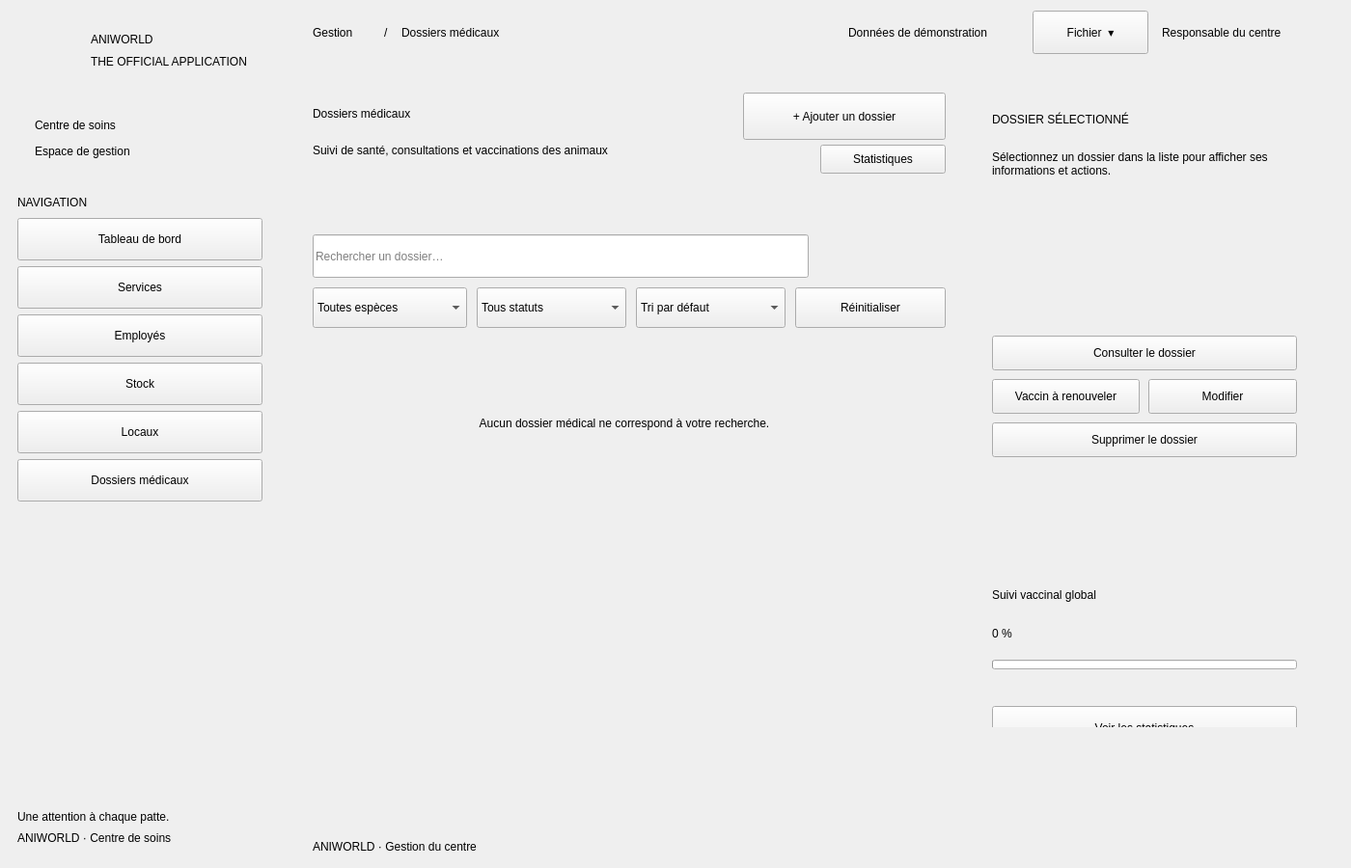
<?xml version="1.0" encoding="UTF-8"?>
<ui version="4.0">
  <class>MedicalWidget</class>
  <widget class="QMainWindow" name="MedicalWidget">
    <property name="geometry">
      <rect><x>0</x><y>0</y><width>1400</width><height>900</height></rect>
    </property>
    <property name="minimumSize">
      <size><width>1100</width><height>800</height></size>
    </property>
    <property name="windowTitle">
      <string>ANIWORLD — Gestion du centre</string>
    </property>
    <widget class="QWidget" name="centralwidget">
      <property name="geometry">
        <rect><x>0</x><y>0</y><width>1400</width><height>900</height></rect>
      </property>
      <widget class="QWidget" name="sidebar">
        <property name="geometry">
          <rect><x>0</x><y>0</y><width>290</width><height>900</height></rect>
        </property>
        <widget class="QLabel" name="logoIcon">
          <property name="geometry">
            <rect><x>24</x><y>26</y><width>56</width><height>56</height></rect>
          </property>
          <property name="alignment">
            <set>Qt::AlignCenter</set>
          </property>
        </widget>
        <widget class="QLabel" name="brandName">
          <property name="geometry">
            <rect><x>94</x><y>26</y><width>180</width><height>30</height></rect>
          </property>
          <property name="text">
            <string>ANIWORLD</string>
          </property>
        </widget>
        <widget class="QLabel" name="brandTag">
          <property name="geometry">
            <rect><x>94</x><y>56</y><width>180</width><height>16</height></rect>
          </property>
          <property name="text">
            <string>THE OFFICIAL APPLICATION</string>
          </property>
        </widget>
        <widget class="QFrame" name="sectionCard">
          <property name="geometry">
            <rect><x>18</x><y>106</y><width>254</width><height>70</height></rect>
          </property>
          <widget class="QLabel" name="sectionTitle">
            <property name="geometry">
              <rect><x>18</x><y>10</y><width>218</width><height>27</height></rect>
            </property>
            <property name="text">
              <string>Centre de soins</string>
            </property>
          </widget>
          <widget class="QLabel" name="sectionSub">
            <property name="geometry">
              <rect><x>18</x><y>40</y><width>218</width><height>22</height></rect>
            </property>
            <property name="text">
              <string>Espace de gestion</string>
            </property>
          </widget>
        </widget>
        <widget class="QLabel" name="navLabel">
          <property name="geometry">
            <rect><x>18</x><y>202</y><width>254</width><height>16</height></rect>
          </property>
          <property name="text">
            <string>NAVIGATION</string>
          </property>
        </widget>
        <widget class="QPushButton" name="btnNavDashboard">
          <property name="geometry">
            <rect><x>18</x><y>226</y><width>254</width><height>44</height></rect>
          </property>
          <property name="text">
            <string>Tableau de bord</string>
          </property>
          <property name="cursor">
            <cursorShape>PointingHandCursor</cursorShape>
          </property>
          <property name="icon">
            <iconset resource="../../resources/resources.qrc"><normaloff>:/medical-icons/dashboard.svg</normaloff>:/medical-icons/dashboard.svg</iconset>
          </property>
          <property name="iconSize">
            <size><width>20</width><height>20</height></size>
          </property>
          <property name="active" stdset="0">
            <bool>false</bool>
          </property>
        </widget>
        <widget class="QPushButton" name="btnNavServices">
          <property name="geometry">
            <rect><x>18</x><y>276</y><width>254</width><height>44</height></rect>
          </property>
          <property name="text">
            <string>Services</string>
          </property>
          <property name="cursor">
            <cursorShape>PointingHandCursor</cursorShape>
          </property>
          <property name="icon">
            <iconset resource="../../resources/resources.qrc"><normaloff>:/medical-icons/services.svg</normaloff>:/medical-icons/services.svg</iconset>
          </property>
          <property name="iconSize">
            <size><width>20</width><height>20</height></size>
          </property>
          <property name="active" stdset="0">
            <bool>false</bool>
          </property>
        </widget>
        <widget class="QPushButton" name="btnNavEmployees">
          <property name="geometry">
            <rect><x>18</x><y>326</y><width>254</width><height>44</height></rect>
          </property>
          <property name="text">
            <string>Employés</string>
          </property>
          <property name="cursor">
            <cursorShape>PointingHandCursor</cursorShape>
          </property>
          <property name="icon">
            <iconset resource="../../resources/resources.qrc"><normaloff>:/medical-icons/employees.svg</normaloff>:/medical-icons/employees.svg</iconset>
          </property>
          <property name="iconSize">
            <size><width>20</width><height>20</height></size>
          </property>
          <property name="active" stdset="0">
            <bool>false</bool>
          </property>
        </widget>
        <widget class="QPushButton" name="btnNavStock">
          <property name="geometry">
            <rect><x>18</x><y>376</y><width>254</width><height>44</height></rect>
          </property>
          <property name="text">
            <string>Stock</string>
          </property>
          <property name="cursor">
            <cursorShape>PointingHandCursor</cursorShape>
          </property>
          <property name="icon">
            <iconset resource="../../resources/resources.qrc"><normaloff>:/medical-icons/stock.svg</normaloff>:/medical-icons/stock.svg</iconset>
          </property>
          <property name="iconSize">
            <size><width>20</width><height>20</height></size>
          </property>
          <property name="active" stdset="0">
            <bool>false</bool>
          </property>
        </widget>
        <widget class="QPushButton" name="btnNavPremises">
          <property name="geometry">
            <rect><x>18</x><y>426</y><width>254</width><height>44</height></rect>
          </property>
          <property name="text">
            <string>Locaux</string>
          </property>
          <property name="cursor">
            <cursorShape>PointingHandCursor</cursorShape>
          </property>
          <property name="icon">
            <iconset resource="../../resources/resources.qrc"><normaloff>:/medical-icons/premises.svg</normaloff>:/medical-icons/premises.svg</iconset>
          </property>
          <property name="iconSize">
            <size><width>20</width><height>20</height></size>
          </property>
          <property name="active" stdset="0">
            <bool>false</bool>
          </property>
        </widget>
        <widget class="QPushButton" name="btnNavRecords">
          <property name="geometry">
            <rect><x>18</x><y>476</y><width>254</width><height>44</height></rect>
          </property>
          <property name="text">
            <string>Dossiers médicaux</string>
          </property>
          <property name="cursor">
            <cursorShape>PointingHandCursor</cursorShape>
          </property>
          <property name="icon">
            <iconset resource="../../resources/resources.qrc"><normaloff>:/medical-icons/records.svg</normaloff>:/medical-icons/records.svg</iconset>
          </property>
          <property name="iconSize">
            <size><width>20</width><height>20</height></size>
          </property>
          <property name="active" stdset="0">
            <bool>true</bool>
          </property>
        </widget>
        <widget class="QLabel" name="sloganLabel">
          <property name="geometry">
            <rect><x>18</x><y>838</y><width>254</width><height>18</height></rect>
          </property>
          <property name="text">
            <string>Une attention à chaque patte.</string>
          </property>
        </widget>
        <widget class="QLabel" name="sloganSub">
          <property name="geometry">
            <rect><x>18</x><y>860</y><width>254</width><height>18</height></rect>
          </property>
          <property name="text">
            <string>ANIWORLD · Centre de soins</string>
          </property>
        </widget>
      </widget>
      <widget class="QWidget" name="mainContent">
        <property name="geometry">
          <rect><x>290</x><y>0</y><width>1110</width><height>900</height></rect>
        </property>
        <widget class="QWidget" name="topBar">
          <property name="geometry">
            <rect><x>0</x><y>0</y><width>1110</width><height>68</height></rect>
          </property>
          <widget class="QLabel" name="crumbGestion">
            <property name="geometry">
              <rect><x>34</x><y>22</y><width>70</width><height>24</height></rect>
            </property>
            <property name="text">
              <string>Gestion</string>
            </property>
          </widget>
          <widget class="QLabel" name="crumbSep">
            <property name="geometry">
              <rect><x>108</x><y>22</y><width>14</width><height>24</height></rect>
            </property>
            <property name="text">
              <string>/</string>
            </property>
          </widget>
          <widget class="QLabel" name="crumbCurrent">
            <property name="geometry">
              <rect><x>126</x><y>22</y><width>180</width><height>24</height></rect>
            </property>
            <property name="text">
              <string>Dossiers médicaux</string>
            </property>
          </widget>
          <widget class="QLabel" name="demoBadge">
            <property name="geometry">
              <rect><x>556</x><y>10</y><width>210</width><height>48</height></rect>
            </property>
            <property name="text">
              <string>Données de démonstration</string>
            </property>
            <property name="alignment">
              <set>Qt::AlignCenter</set>
            </property>
          </widget>
          <widget class="QPushButton" name="btnFile">
            <property name="geometry">
              <rect><x>780</x><y>11</y><width>120</width><height>45</height></rect>
            </property>
            <property name="text">
              <string>Fichier  ▾</string>
            </property>
            <property name="cursor">
              <cursorShape>PointingHandCursor</cursorShape>
            </property>
          </widget>
          <widget class="QLabel" name="roleLabel">
            <property name="geometry">
              <rect><x>914</x><y>22</y><width>170</width><height>24</height></rect>
            </property>
            <property name="text">
              <string>Responsable du centre</string>
            </property>
          </widget>
        </widget>
        <widget class="QWidget" name="pageArea">
          <property name="geometry">
            <rect><x>34</x><y>96</y><width>1042</width><height>752</height></rect>
          </property>
          <widget class="QWidget" name="recordsPage">
            <property name="geometry">
              <rect><x>0</x><y>0</y><width>656</width><height>752</height></rect>
            </property>
            <widget class="QLabel" name="pageTitle">
              <property name="geometry">
                <rect><x>0</x><y>0</y><width>436</width><height>44</height></rect>
              </property>
              <property name="text">
                <string>Dossiers médicaux</string>
              </property>
            </widget>
            <widget class="QLabel" name="pageSubtitle">
              <property name="geometry">
                <rect><x>0</x><y>50</y><width>656</width><height>20</height></rect>
              </property>
              <property name="text">
                <string>Suivi de santé, consultations et vaccinations des animaux</string>
              </property>
            </widget>
            <widget class="QPushButton" name="btnAdd">
              <property name="geometry">
                <rect><x>446</x><y>0</y><width>210</width><height>49</height></rect>
              </property>
              <property name="text">
                <string>+ Ajouter un dossier</string>
              </property>
              <property name="cursor">
                <cursorShape>PointingHandCursor</cursorShape>
              </property>
              <property name="big" stdset="0">
                <bool>true</bool>
              </property>
            </widget>
            <widget class="QLabel" name="chipTotal">
              <property name="geometry">
                <rect><x>0</x><y>90</y><width>110</width><height>39</height></rect>
              </property>
              <property name="text">
                <string></string>
              </property>
              <property name="alignment">
                <set>Qt::AlignCenter</set>
              </property>
              <property name="tone" stdset="0">
                <string>ok</string>
              </property>
            </widget>
            <widget class="QLabel" name="chipConsultations">
              <property name="geometry">
                <rect><x>120</x><y>90</y><width>130</width><height>39</height></rect>
              </property>
              <property name="text">
                <string></string>
              </property>
              <property name="alignment">
                <set>Qt::AlignCenter</set>
              </property>
              <property name="tone" stdset="0">
                <string>info</string>
              </property>
            </widget>
            <widget class="QLabel" name="chipUpToDate">
              <property name="geometry">
                <rect><x>260</x><y>90</y><width>90</width><height>39</height></rect>
              </property>
              <property name="text">
                <string></string>
              </property>
              <property name="alignment">
                <set>Qt::AlignCenter</set>
              </property>
              <property name="tone" stdset="0">
                <string>ok</string>
              </property>
            </widget>
            <widget class="QLabel" name="chipToRenew">
              <property name="geometry">
                <rect><x>360</x><y>90</y><width>145</width><height>39</height></rect>
              </property>
              <property name="text">
                <string></string>
              </property>
              <property name="alignment">
                <set>Qt::AlignCenter</set>
              </property>
              <property name="tone" stdset="0">
                <string>warn</string>
              </property>
            </widget>
            <widget class="QPushButton" name="btnStatsTop">
              <property name="geometry">
                <rect><x>526</x><y>54</y><width>130</width><height>30</height></rect>
              </property>
              <property name="text">
                <string>Statistiques</string>
              </property>
              <property name="cursor">
                <cursorShape>PointingHandCursor</cursorShape>
              </property>
            </widget>
            <widget class="QLineEdit" name="searchEdit">
              <property name="geometry">
                <rect><x>0</x><y>147</y><width>514</width><height>45</height></rect>
              </property>
              <property name="placeholderText">
                <string>Rechercher un dossier…</string>
              </property>
              <property name="clearButtonEnabled">
                <bool>true</bool>
              </property>
            </widget>
            <widget class="QComboBox" name="filterSpecies">
              <property name="geometry">
                <rect><x>0</x><y>202</y><width>160</width><height>42</height></rect>
              </property>
              <property name="cursor">
                <cursorShape>PointingHandCursor</cursorShape>
              </property>
              <item>
                <property name="text">
                  <string>Toutes espèces</string>
                </property>
              </item>
              <item>
                <property name="text">
                  <string>Chien</string>
                </property>
              </item>
              <item>
                <property name="text">
                  <string>Chat</string>
                </property>
              </item>
              <item>
                <property name="text">
                  <string>Lapin</string>
                </property>
              </item>
              <item>
                <property name="text">
                  <string>Oiseau</string>
                </property>
              </item>
            </widget>
            <widget class="QComboBox" name="filterVaccination">
              <property name="geometry">
                <rect><x>170</x><y>202</y><width>155</width><height>42</height></rect>
              </property>
              <property name="cursor">
                <cursorShape>PointingHandCursor</cursorShape>
              </property>
              <item>
                <property name="text">
                  <string>Tous statuts</string>
                </property>
              </item>
              <item>
                <property name="text">
                  <string>À jour</string>
                </property>
              </item>
              <item>
                <property name="text">
                  <string>À renouveler</string>
                </property>
              </item>
            </widget>
            <widget class="QComboBox" name="sortCombo">
              <property name="geometry">
                <rect><x>335</x><y>202</y><width>155</width><height>42</height></rect>
              </property>
              <property name="cursor">
                <cursorShape>PointingHandCursor</cursorShape>
              </property>
              <item>
                <property name="text">
                  <string>Tri par défaut</string>
                </property>
              </item>
              <item>
                <property name="text">
                  <string>Nom (A–Z)</string>
                </property>
              </item>
              <item>
                <property name="text">
                  <string>Date récente</string>
                </property>
              </item>
              <item>
                <property name="text">
                  <string>Propriétaire</string>
                </property>
              </item>
            </widget>
            <widget class="QPushButton" name="btnReset">
              <property name="geometry">
                <rect><x>500</x><y>202</y><width>156</width><height>42</height></rect>
              </property>
              <property name="text">
                <string>Réinitialiser</string>
              </property>
              <property name="cursor">
                <cursorShape>PointingHandCursor</cursorShape>
              </property>
            </widget>
            <widget class="QScrollArea" name="cardsScroll">
              <property name="geometry">
                <rect><x>0</x><y>263</y><width>656</width><height>489</height></rect>
              </property>
              <property name="frameShape">
                <enum>QFrame::NoFrame</enum>
              </property>
              <property name="horizontalScrollBarPolicy">
                <enum>Qt::ScrollBarAlwaysOff</enum>
              </property>
              <property name="widgetResizable">
                <bool>false</bool>
              </property>
              <widget class="QWidget" name="cardsContainer">
                <property name="geometry">
                  <rect><x>0</x><y>0</y><width>646</width><height>489</height></rect>
                </property>
                <widget class="QLabel" name="emptyLabel">
                  <property name="geometry">
                    <rect><x>0</x><y>0</y><width>646</width><height>160</height></rect>
                  </property>
                  <property name="text">
                    <string>Aucun dossier médical ne correspond à votre recherche.</string>
                  </property>
                  <property name="alignment">
                    <set>Qt::AlignCenter</set>
                  </property>
                </widget>
              </widget>
            </widget>
          </widget>
          <widget class="QWidget" name="detailPanel">
            <property name="geometry">
              <rect><x>682</x><y>0</y><width>360</width><height>658</height></rect>
            </property>
            <widget class="QFrame" name="selectedCard">
              <property name="geometry">
                <rect><x>0</x><y>0</y><width>360</width><height>434</height></rect>
              </property>
              <widget class="QLabel" name="eyebrow">
                <property name="geometry">
                  <rect><x>22</x><y>20</y><width>316</width><height>16</height></rect>
                </property>
                <property name="text">
                  <string>DOSSIER SÉLECTIONNÉ</string>
                </property>
              </widget>
              <widget class="QLabel" name="placeholderText">
                <property name="geometry">
                  <rect><x>22</x><y>44</y><width>316</width><height>60</height></rect>
                </property>
                <property name="text">
                  <string>Sélectionnez un dossier dans la liste pour afficher ses informations et actions.</string>
                </property>
                <property name="wordWrap">
                  <bool>true</bool>
                </property>
                <property name="visible">
                  <bool>false</bool>
                </property>
              </widget>
              <widget class="QWidget" name="detailContent">
                <property name="geometry">
                  <rect><x>22</x><y>44</y><width>316</width><height>390</height></rect>
                </property>
                <widget class="QLabel" name="panelTitle">
                  <property name="geometry">
                    <rect><x>0</x><y>0</y><width>316</width><height>36</height></rect>
                  </property>
                  <property name="text">
                    <string></string>
                  </property>
                </widget>
                <widget class="QLabel" name="statusPill">
                  <property name="geometry">
                    <rect><x>0</x><y>44</y><width>120</width><height>28</height></rect>
                  </property>
                  <property name="text">
                    <string></string>
                  </property>
                </widget>
                <widget class="QLabel" name="detailLine1">
                  <property name="geometry">
                    <rect><x>0</x><y>78</y><width>316</width><height>20</height></rect>
                  </property>
                  <property name="text">
                    <string></string>
                  </property>
                  <property name="wordWrap">
                    <bool>true</bool>
                  </property>
                </widget>
                <widget class="QLabel" name="detailLine2">
                  <property name="geometry">
                    <rect><x>0</x><y>102</y><width>316</width><height>36</height></rect>
                  </property>
                  <property name="text">
                    <string></string>
                  </property>
                  <property name="wordWrap">
                    <bool>true</bool>
                  </property>
                </widget>
                <widget class="QLabel" name="detailLine3">
                  <property name="geometry">
                    <rect><x>0</x><y>142</y><width>316</width><height>56</height></rect>
                  </property>
                  <property name="text">
                    <string></string>
                  </property>
                  <property name="wordWrap">
                    <bool>true</bool>
                  </property>
                </widget>
                <widget class="QPushButton" name="btnView">
                  <property name="geometry">
                    <rect><x>0</x><y>208</y><width>316</width><height>36</height></rect>
                  </property>
                  <property name="text">
                    <string>Consulter le dossier</string>
                  </property>
                  <property name="cursor">
                    <cursorShape>PointingHandCursor</cursorShape>
                  </property>
                </widget>
                <widget class="QPushButton" name="btnToggle">
                  <property name="geometry">
                    <rect><x>0</x><y>253</y><width>153</width><height>36</height></rect>
                  </property>
                  <property name="text">
                    <string>Vaccin à renouveler</string>
                  </property>
                  <property name="cursor">
                    <cursorShape>PointingHandCursor</cursorShape>
                  </property>
                </widget>
                <widget class="QPushButton" name="btnEdit">
                  <property name="geometry">
                    <rect><x>162</x><y>253</y><width>154</width><height>36</height></rect>
                  </property>
                  <property name="text">
                    <string>Modifier</string>
                  </property>
                  <property name="cursor">
                    <cursorShape>PointingHandCursor</cursorShape>
                  </property>
                </widget>
                <widget class="QPushButton" name="btnDelete">
                  <property name="geometry">
                    <rect><x>0</x><y>298</y><width>316</width><height>36</height></rect>
                  </property>
                  <property name="text">
                    <string>Supprimer le dossier</string>
                  </property>
                  <property name="cursor">
                    <cursorShape>PointingHandCursor</cursorShape>
                  </property>
                </widget>
              </widget>
            </widget>
            <widget class="QFrame" name="globalCard">
              <property name="geometry">
                <rect><x>0</x><y>488</y><width>360</width><height>215</height></rect>
              </property>
              <widget class="QLabel" name="panelSubTitle">
                <property name="geometry">
                  <rect><x>22</x><y>20</y><width>316</width><height>26</height></rect>
                </property>
                <property name="text">
                  <string>Suivi vaccinal global</string>
                </property>
              </widget>
              <widget class="QLabel" name="bigValue">
                <property name="geometry">
                  <rect><x>22</x><y>54</y><width>316</width><height>38</height></rect>
                </property>
                <property name="text">
                  <string>0 %</string>
                </property>
              </widget>
              <widget class="QProgressBar" name="globalBar">
                <property name="geometry">
                  <rect><x>22</x><y>100</y><width>316</width><height>10</height></rect>
                </property>
                <property name="minimum">
                  <number>0</number>
                </property>
                <property name="maximum">
                  <number>100</number>
                </property>
                <property name="value">
                  <number>0</number>
                </property>
                <property name="textVisible">
                  <bool>false</bool>
                </property>
              </widget>
              <widget class="QLabel" name="globalText">
                <property name="geometry">
                  <rect><x>22</x><y>118</y><width>316</width><height>20</height></rect>
                </property>
                <property name="text">
                  <string></string>
                </property>
              </widget>
              <widget class="QPushButton" name="btnStatsPanel">
                <property name="geometry">
                  <rect><x>22</x><y>148</y><width>316</width><height>45</height></rect>
                </property>
                <property name="text">
                  <string>Voir les statistiques</string>
                </property>
                <property name="cursor">
                  <cursorShape>PointingHandCursor</cursorShape>
                </property>
              </widget>
            </widget>
          </widget>
        </widget>
        <widget class="QWidget" name="pageFooter">
          <property name="geometry">
            <rect><x>0</x><y>862</y><width>1110</width><height>38</height></rect>
          </property>
          <widget class="QLabel" name="footerLeft">
            <property name="geometry">
              <rect><x>34</x><y>8</y><width>300</width><height>16</height></rect>
            </property>
            <property name="text">
              <string>ANIWORLD · Gestion du centre</string>
            </property>
          </widget>
          <widget class="QLabel" name="footerDate">
            <property name="geometry">
              <rect><x>916</x><y>8</y><width>160</width><height>16</height></rect>
            </property>
            <property name="text">
              <string></string>
            </property>
            <property name="alignment">
              <set>Qt::AlignRight|Qt::AlignVCenter</set>
            </property>
          </widget>
        </widget>
      </widget>
    </widget>
  </widget>
  <resources>
    <include location="resources.qrc"/>
  </resources>
  <connections/>
</ui>
